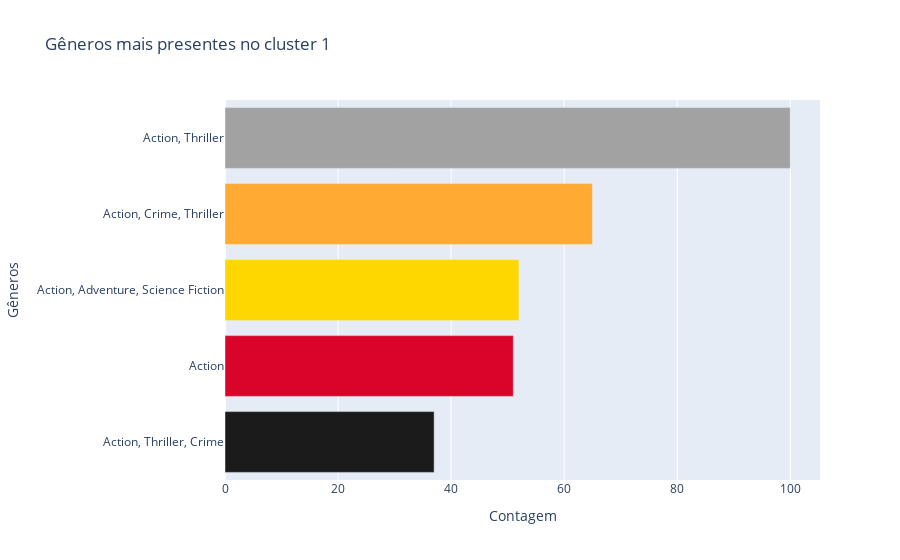

Notebook code cell kept with this figure:
### Code cell
#Gêneros mais presentes no cluster 1
fig = grafico_barras('1', cluster1kmodes, 'genres', 5)
fig.show()

### Figure 1 — Plotly figure (JSON) as saved in the notebook; plotly's stock layout.template omitted (floating-point values rounded to 4 significant figures)
{"data": [{"alignmentgroup": "True", "hovertemplate": "Contagem=%{x}<br>Gêneros=%{y}<extra></extra>", "legendgroup": "", "marker": {"color": ["#1B1B1B", "#D90429", "#FFD700", "#FFAA33", "#A2A2A2", "#001F3F", "#8B4513", "#F5C518", "#5A5A5A", "#B22222"], "pattern": {"shape": ""}}, "name": "", "offsetgroup": "", "orientation": "h", "showlegend": false, "textposition": "auto", "type": "bar", "x": [37, 51, 52, 65, 100], "xaxis": "x", "y": ["Action, Thriller, Crime", "Action", "Action, Adventure, Science Fiction", "Action, Crime, Thriller", "Action, Thriller"], "yaxis": "y"}], "layout": {"barmode": "relative", "legend": {"tracegroupgap": 0}, "title": {"text": "Gêneros mais presentes no cluster 1"}, "xaxis": {"anchor": "y", "domain": [0, 1], "title": {"text": "Contagem"}}, "yaxis": {"anchor": "x", "domain": [0, 1], "title": {"text": "Gêneros"}}}}
